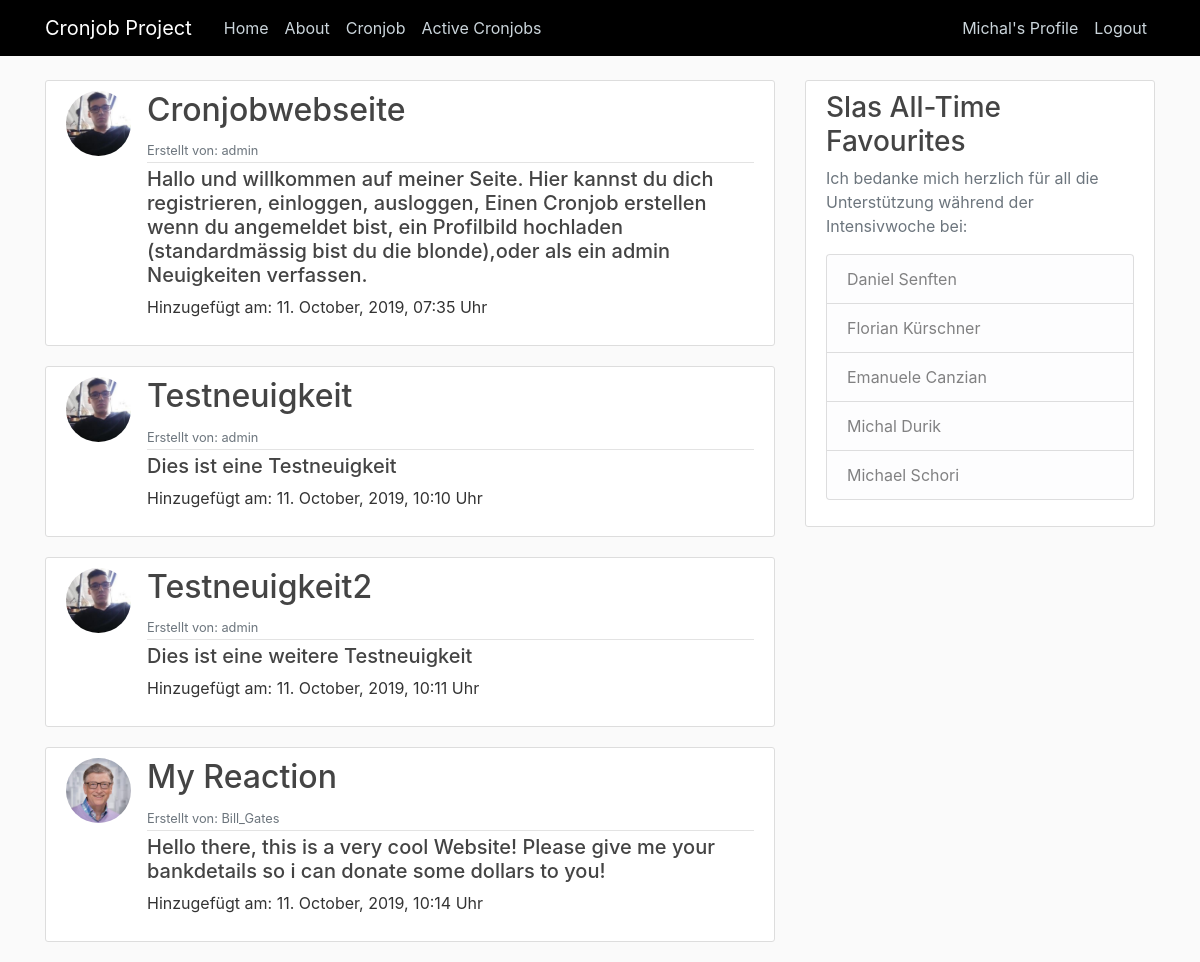
Screenshot of / (signed in) with the database file from the repository.
### my_app/models.py (models this page shows, shortened)
class Neuigkeiten(models.Model):
    user = models.ForeignKey(User, on_delete=models.CASCADE, default='1')
    title = models.CharField(max_length=128, null=False, default='')
    text = models.TextField(max_length=1000, null=False, default='')
    added = models.DateTimeField(default=timezone.now)

### users/models.py (models this page shows, shortened)
class Profile(models.Model):
    user = models.OneToOneField(User, on_delete=models.CASCADE)
    image = models.ImageField(default='static/media/profile_pics/default.jpg', upload_to='profile_pics')

### my_app/views.py (the view)
# urls.py: 2. Add a URL to urlpatterns:  path('', views.home, name='home')
def home(request):
    context = {
        'neuigkeiten': Neuigkeiten.objects.all()
    }
    return render(request, 'cronjobtemplates/home.html', context)

### my_app/templates/cronjobtemplates/home.html
{% extends "cronjobtemplates/base.html" %}
{% block content %}
{% for neuigkeit in neuigkeiten %}
    <article class="media content-section">
        <img class="rounded-circle article-img" src="{{ neuigkeit.user.profile.image.url }}">
      <div class="media-body">
        <div class="article-metadata">
          <h2>{{ neuigkeit.title }}</h2>
          <small class="text-muted">Erstellt von: {{ neuigkeit.user }}</small>
        </div>
        <h5>{{ neuigkeit.text }}</h5>
        <p class="article-content">Hinzugefügt am: {{ neuigkeit.added|date:"d. F, Y, H:i" }} Uhr</p>
      </div>
    </article>
{% endfor %}
{% endblock content %}

### my_app/templates/cronjobtemplates/base.html (shortened to what this page needs)
{% load static %}
<!doctype html>
<html lang="en">
<head>
    <link rel="stylesheet" href="https://maxcdn.bootstrapcdn.com/bootstrap/4.0.0/css/bootstrap.min.css"
>
    <link rel="stylesheet" type="text/css" href="{% static 'main.css' %}">
    <link rel="stylesheet" type="text/css" href="{% static 'style.css' %}">
</head>
<body>
    <header class="site-header">
      <nav class="navbar navbar-expand-md navbar-dark bg-steel fixed-top">
        <div class="container">
          <a class="navbar-brand mr-4" href="{% url 'cronjob-home' %}">Cronjob Project</a>
          <div class="collapse navbar-collapse" id="navbarToggle">
            <div class="navbar-nav mr-auto">
              <a class="nav-item nav-link" href="{% url 'cronjob-home' %}">Home</a>
              <a class="nav-item nav-link" href="{% url 'cronjob-about' %}">About</a>
                <a class="nav-item nav-link" href="/cronjob">Cronjob</a>
                <a class="nav-item nav-link" href="/crontable">Active Cronjobs</a>
            </div>
            <div class="navbar-nav">
                {% if user.is_authenticated and user.is_superuser %}
                    <a class="nav-item nav-link" href="{% url 'profile' %}">{{ user.username }}'s Profile</a>
                    <a class="nav-item nav-link" href="{% url 'logout' %}">Logout</a>
                    <a class="nav-item nav-link" href="/admin">Control Panel</a>
                {% elif user.is_authenticated %}
                    <a class="nav-item nav-link" href="{% url 'profile' %}">{{ user.username }}'s Profile</a>
                    <a class="nav-item nav-link" href="{% url 'logout' %}">Logout</a>
                {% else %}
                    <a class="nav-item nav-link" href="{% url 'login' %}">Login</a>
                    <a class="nav-item nav-link" href="{% url 'register' %}">Register</a>
                {% endif %}
            </div>
          </div>
        </div>
      </nav>
    </header>
    <main role="main" class="container">
      <div class="row">
        <div class="col-md-8">
          {% block content %}{% endblock %}
        </div>
        <div class="col-md-4">
          <div class="content-section">
            <h3>Slas All-Time Favourites</h3>
            <p class='text-muted'>Ich bedanke mich herzlich für all die Unterstützung während der Intensivwoche bei:
              <ul class="list-group">
                <li class="list-group-item list-group-item-light">Daniel Senften</li>
                <li class="list-group-item list-group-item-light">Florian Kürschner</li>
                <li class="list-group-item list-group-item-light">Emanuele Canzian</li>
                <li class="list-group-item list-group-item-light">Michal Durik</li>
                <li class="list-group-item list-group-item-light">Michael Schori</li>
              </ul>
            </p>
          </div>
        </div>
      </div>
    </main>
  </body>
</body>
</html>

### static/main.css (style rules this page uses)
body { background: #fafafa; color: #333333; margin-top: 5rem; }
h1, h2, h3, h4, h5, h6 { color: #444444; }
ul { margin: 0; }
.bg-steel { background-color: #000000; }
.site-header .navbar-nav .nav-link { color: #cbd5db; }
.content-section { background: #ffffff; padding: 10px 20px; border: 1px solid #dddddd; border-radius: 3px; margin-bottom: 20px; }
.article-content { white-space: pre-line; }
.article-img { height: 65px; width: 65px; margin-right: 16px; }
.article-metadata { padding-bottom: 1px; margin-bottom: 4px; border-bottom: 1px solid #e3e3e3 }

### static/style.css (style rules this page uses)
* { margin: 0; padding: 0; }
*, *:before, *:after { box-sizing: inherit; }
html { height: 100%; width: 100%; box-sizing: border-box; }

### rows the page displays
Neuigkeiten: user.profile.image (picture), title "Cronjobwebseite", user "admin", text "Hallo und willkommen auf meiner Seite. Hier kannst du dich registrieren, einloggen, ausloggen, Einen Cronjob erstellen wenn du angemeldet bist, ein Profilbild hochladen (standardmässig bist du die blonde),oder als ein admin Neuigkeiten verfassen.", added "11. October, 2019, 07:35"
Neuigkeiten: user.profile.image (picture), title "Testneuigkeit", user "admin", text "Dies ist eine Testneuigkeit", added "11. October, 2019, 10:10"
Neuigkeiten: user.profile.image (picture), title "Testneuigkeit2", user "admin", text "Dies ist eine weitere Testneuigkeit", added "11. October, 2019, 10:11"
Neuigkeiten: user.profile.image (picture), title "My Reaction", user "Bill_Gates", text "Hello there, this is a very cool Website! Please give me your bankdetails so i can donate some dollars to you!", added "11. October, 2019, 10:14"

### other values shown
{{ user.username }} "Michal"
